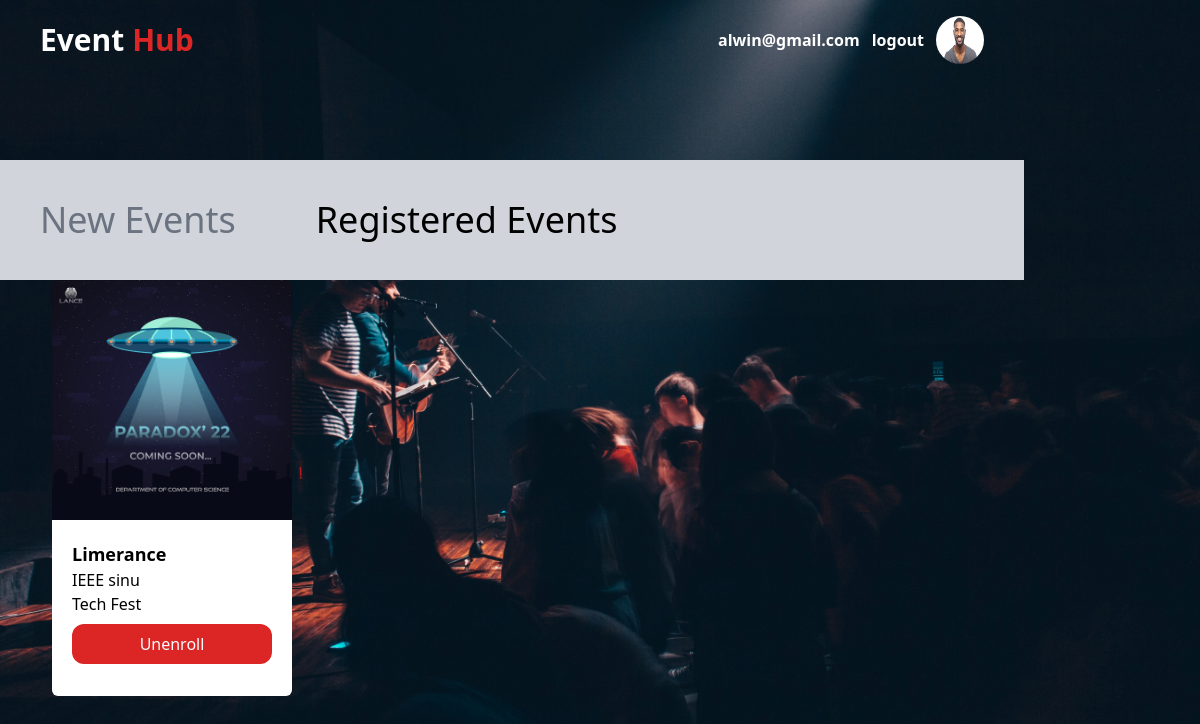
Page /student-reg/ (signed in) on the committed database.
### users/models.py (models this page shows, shortened)
class Account(AbstractBaseUser):
    email               = models.EmailField(verbose_name="email",max_length=60,unique=True)
    username            = models.CharField(max_length=30,unique=True)
    date_joined         = models.DateTimeField(verbose_name="date joined",auto_now_add=True)
    last_login          = models.DateTimeField(verbose_name="last login",auto_now=True)
    is_active           = models.BooleanField(default=True)
    is_staff            = models.BooleanField(default=False)
    is_superuser        = models.BooleanField(default=False)
    USERNAME_FIELD = 'email'
    REQUIRED_FIELDS = ['username']
    objects =  MyAccountManager()
    def __str__(self):
        return self.username

class Student(models.Model):
    user = models.OneToOneField(Account, on_delete=models.CASCADE)
    dept = models.CharField('Department',max_length=233)
    year_of_passout = models.SmallIntegerField(blank=True,null=True)
    profile_pic = models.ImageField(upload_to=path_and_rename,null=True,blank=True,default="users/profile/default.png")
    def __str__(self):
        return str(self.user) +" "+ self.dept

class Club(models.Model):
    user = models.ForeignKey(Student, on_delete=models.CASCADE)
    name = models.CharField(max_length=255)
    desc = models.TextField('Description')
    profile_pic = models.ImageField(upload_to=path_and_rename,null=True,blank=True,default="users/profile/default.png")
    def __str__(self):
        return self.name+" "+str(self.user)

### event/models.py (models this page shows, shortened)
class Event(models.Model):
    club = models.ForeignKey(
        Club, on_delete=models.CASCADE)
    e_name = models.CharField('Event Name', max_length=50)
    date_of_creation = models.DateTimeField(
        'Date of Creation', auto_now_add=True)
    e_date = models.DateField('Event Date')
    desc = models.TextField('Description')
    p_limit = models.IntegerField('Participant Limit', null=True, blank=True)
    brochure = models.ImageField(
        'Event Poster', upload_to=path_and_rename,blank = True)
    e_type = models.CharField(
        'Event Type', max_length=188, default='College Fest')
    reg_fee = models.CharField(
        "Registration Fee", default="Free", max_length=100)
    Venue = models.CharField(max_length=255, null=True, blank=True)
    attendees = models.ManyToManyField(Student, blank=True)

### event/views.py (the view)
# urls.py: path('student-reg/',views.reg_event,name="student-reg"),
@login_required
def reg_event(request):
    user =request.user
    student = Student.objects.get(user=user)
    reg_events = Event.objects.filter(attendees=student)
    content= {  "reg_events":reg_events,
                "user":request.user,
    }
    return render(request,'student-dash2.html', content)

### event/templates/student-dash2.html (shortened to what this page needs)
{% extends 'base.html' %}
{% load static %}
{% block content %}
<section class="w-screen">
    <div class="section pt-40">
        <div class="flex flex-col category ">
            <div class="container flex bg-gray-300">
            <a href="{% url 'student'%}" class="title text-3xl text-gray-500 md:text-4xl  py-10 px-10 ">New Events</a>
            <a href="{% url 'student-reg'%}" class="title text-3xl  md:text-4xl  text-black py-10 px-10">Registered Events<a>
        </div>
            <div class="section2 px-10 flex space-x-3">
                {% for event in reg_events %}
                <div class="card h-96  rounded-t-md bg-transparent">
                    <img src="{{event.brochure.url}}" class="w-60 rounded-t-md" alt="card-img">
                    <div class="flex flex-col card-details bg-white  p-5 h-44 w-60 rounded-b-md">
                        <div class="card-title font-bold text-lg">{{event.e_name}}</div>
                        <div class="card-club">{{event.club}}</div>
                        <div class="card-type">{{event.e_type}}</div>
                        <a href="/{{event.id}}/event"
                            class="btn text-center text-slate-50 rounded-xl px-3 py-2 bg-red-600 mt-2">Unenroll</a>
                    </div>
                </div>
                {% endfor %}
            </div>
        </div>
    </div>
    </div>
{% endblock %}

### event/templates/base.html (shortened to what this page needs)
{% load static %}
<!DOCTYPE html>
<html lang="en">
<head>
  <script src="https://cdn.tailwindcss.com"></script>
</head>
<body class="bg-[url('{% static 'images/bg1.jpg' %}')] bg-cover bg-left-bottom bg-fixed">
  {% block header %}
  {% if user.email %}
  <div class="container relative">
    <header class="flex absolute p-3 md:px-10 bg-transparent w-full font-san font-bold h-20">
      <a href="/" class="self-center text-3xl  "><span class=" text-white">Event </span> <span
          class=" text-red-600">Hub</span></a>
      <div class="right text-white ml-auto flex gap-3 items-center">
        <span class="  ">{{user.email}}</span>
        <a href="{% url 'logout' %}" class="">logout</a>
        <img src="{{user.student.profile_pic.url}}" alt="dp" class="rounded-full h-12 w-12">
      </div>
    </header>
  {% endif %}
    {% block content %}
    {% endblock %}
  {% endblock %}
</body>
</html>

### rows in the picture
Account: email "alwin@gmail.com", student.profile_pic (picture)
Event: brochure (picture), e_name "Limerance", club "IEEE sinu", e_type "Tech Fest"
